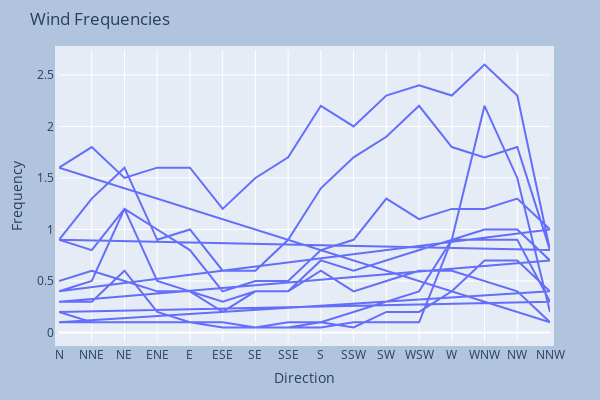

Notebook code cell kept with this figure:
### Code cell
import plotly.graph_objects as go

fig = go.Figure()

df = px.data.wind()
fig.add_trace(go.Scatter(
    x= df["direction"],
    y= df["frequency"]
))

fig.update_layout(
    title="Wind Frequencies",
    xaxis_title="Direction",
    yaxis_title="Frequency",
    autosize=False,
    width=600,
    height=400,
    margin=dict(
        l=50,
        r=50,
        b=50,
        t=50,
        pad=4
    ),
    paper_bgcolor="LightSteelBlue",
)

fig.show()

### Figure 1 — Plotly figure (JSON) as saved in the notebook; plotly's stock layout.template omitted (floating-point values rounded to 4 significant figures)
{"data": [{"type": "scatter", "x": ["N", "NNE", "NE", "ENE", "E", "ESE", "SE", "SSE", "S", "SSW", "SW", "WSW", "W", "WNW", "NW", "NNW", "N", "NNE", "NE", "ENE", "E", "ESE", "SE", "SSE", "S", "SSW", "SW", "WSW", "W", "WNW", "NW", "NNW", "N", "NNE", "NE", "ENE", "E", "ESE", "SE", "SSE", "S", "SSW", "SW", "WSW", "W", "WNW", "NW", "NNW", "N", "NNE", "NE", "ENE", "E", "ESE", "SE", "SSE", "S", "SSW", "SW", "WSW", "W", "WNW", "NW", "NNW", "N", "NNE", "NE", "ENE", "E", "ESE", "SE", "SSE", "S", "SSW", "SW", "WSW", "W", "WNW", "NW", "NNW", "N", "NNE", "NE", "ENE", "E", "ESE", "SE", "SSE", "S", "SSW", "SW", "WSW", "W", "WNW", "NW", "NNW", "N", "NNE", "NE", "ENE", "E", "ESE", "SE", "SSE", "S", "SSW", "SW", "WSW", "W", "WNW", "NW", "NNW", "N", "NNE", "NE", "ENE", "E", "ESE", "SE", "SSE", "S", "SSW", "SW", "WSW", "W", "WNW", "NW", "NNW"], "y": [0.5, 0.6, 0.5, 0.4, 0.4, 0.3, 0.4, 0.4, 0.6, 0.4, 0.5, 0.6, 0.6, 0.5, 0.4, 0.1, 1.6, 1.8, 1.5, 1.6, 1.6, 1.2, 1.5, 1.7, 2.2, 2, 2.3, 2.4, 2.3, 2.6, 2.3, 0.8, 0.9, 1.3, 1.6, 0.9, 1, 0.6, 0.6, 0.9, 1.4, 1.7, 1.9, 2.2, 1.8, 1.7, 1.8, 0.8, 0.9, 0.8, 1.2, 1, 0.8, 0.4, 0.5, 0.5, 0.8, 0.9, 1.3, 1.1, 1.2, 1.2, 1.3, 1, 0.4, 0.5, 1.2, 0.5, 0.4, 0.2, 0.4, 0.4, 0.7, 0.6, 0.7, 0.8, 0.9, 1, 1, 0.7, 0.3, 0.3, 0.6, 0.2, 0.1, 0.1, 0.05, 0.1, 0.1, 0.2, 0.3, 0.4, 0.9, 0.9, 0.9, 0.3, 0.2, 0.1, 0.1, 0.1, 0.1, 0.1, 0.05, 0.05, 0.1, 0.05, 0.2, 0.2, 0.4, 0.7, 0.7, 0.4, 0.1, 0.1, 0.1, 0.1, 0.1, 0.05, 0.05, 0.05, 0.05, 0.1, 0.1, 0.1, 0.9, 2.2, 1.5, 0.2]}], "layout": {"autosize": false, "height": 400, "margin": {"b": 50, "l": 50, "pad": 4, "r": 50, "t": 50}, "paper_bgcolor": "LightSteelBlue", "title": {"text": "Wind Frequencies"}, "width": 600, "xaxis": {"title": {"text": "Direction"}}, "yaxis": {"title": {"text": "Frequency"}}}}
